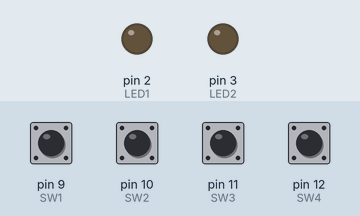
A sketch run on a simulated Arduino Uno, built with avr-gcc and run on an emulated ATmega328P. On the bench: output pins drawn as LEDs (lit = HIGH). The inputs (shaded band) are chosen by the test bench; at power-on: pin 9 (SW1), pin 10 (SW2), pin 11 (SW3), pin 12 (SW4) HIGH.

Above: at 1.2 s.
1.3 s: pin 9 (SW1) pulled LOW for 0.15 s
At 1.8 s:
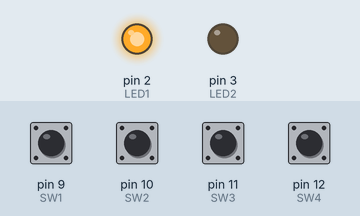
2.9 s: pin 11 (SW3) pulled LOW for 0.15 s
At 4.1 s:
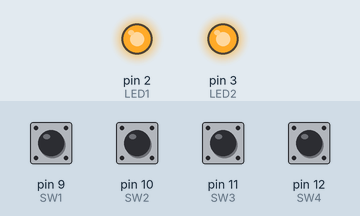
4.5 s: pin 10 (SW2) pulled LOW for 0.15 s
At 5.4 s:
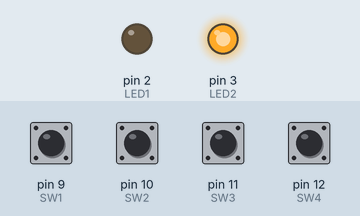
6.1 s: pin 9 (SW1) pulled LOW for 1 s
At 6.6 s:
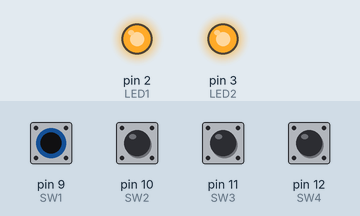
8.6 s: pin 10 (SW2) pulled LOW for 1 s
At 9.7 s:
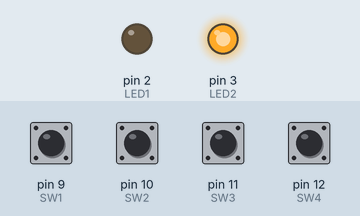
Timing chart, 0 to 11.6 s (numbered marks = the images above; inputs shaded):
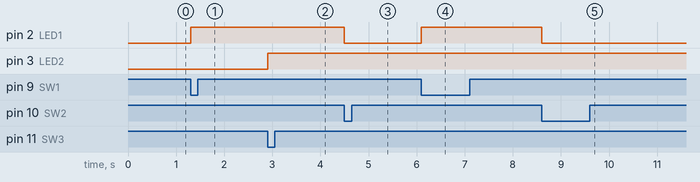

The sketch:

2_2.ino
```cpp
#define LED1 2
#define LED2 3
#define SW1 9
#define SW2 10
#define SW3 11
#define SW4 12

void setup() {
  // put your setup code here, to run once:
  pinMode(LED1, OUTPUT);
  pinMode(LED2, OUTPUT);
  pinMode(SW1, INPUT_PULLUP);
  pinMode(SW2, INPUT_PULLUP);
  pinMode(SW3, INPUT_PULLUP);
  pinMode(SW4, INPUT_PULLUP);
}

void loop() {
  // put your main code here, to run repeatedly:
  if (digitalRead(SW1) == LOW) {
  digitalWrite(LED1, HIGH);
  }
  else if (digitalRead(SW2) == LOW) {
  digitalWrite(LED1, LOW);
  }
  else if (digitalRead(SW3) == LOW) {
  digitalWrite(LED2, HIGH);
  }
  else if (digitalRead(SW4) == LOW) {
  digitalWrite(LED2, LOW);
  }

}
```

Measured:
- after the input at 1.3 s, pin 2 (LED1): LOW → HIGH at once
- after the input at 2.9 s, pin 3 (LED2): LOW → HIGH at once
- after the input at 4.5 s, pin 2 (LED1): HIGH → LOW at once
- after the input at 6.1 s, pin 2 (LED1): LOW → HIGH at once
- after the input at 8.6 s, pin 2 (LED1): HIGH → LOW at once
